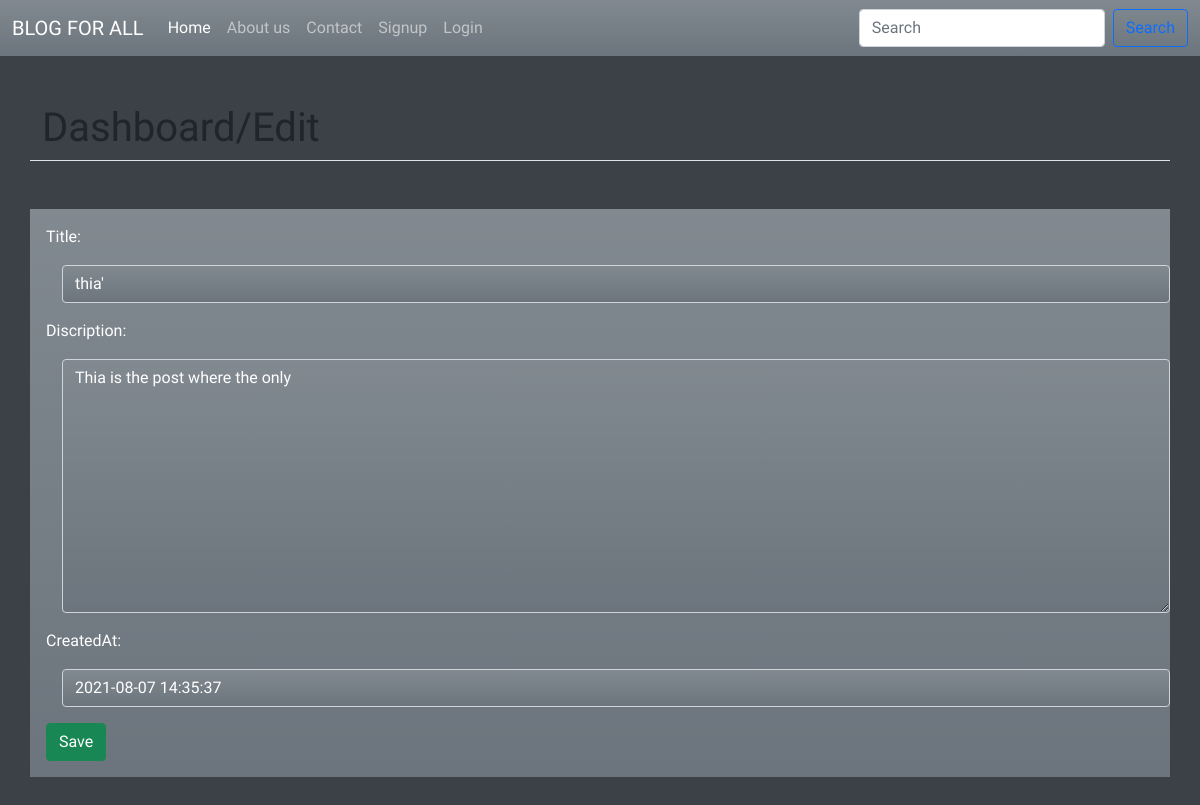
The app's page /edit/4 with its own data.
### post/models.py (models this page shows)
class User_post(models.Model):
    title       = models.CharField(max_length=100)
    discription = models.CharField(max_length=100000)
    date        = models.DateTimeField(default=datetime.now())

### post/views.py (the view)
# urls.py: path('edit/<int:id>',views.edit,name='edit'),
def edit(request,id):
    if request.method == 'POST':
        obj = User_post.objects.get(id=id)
        fm  = user_form(request.POST,instance=obj)
        if fm.is_valid():
            fm.save()
            return redirect('/dashboard/')
    else:
        obj = User_post.objects.get(id=id)
        fm  = user_form(instance=obj)
        return render(request,'post/edit.html',{'form':fm})

### post/forms.py
class user_form(forms.ModelForm):
    class Meta:
        model   =User_post
        fields=[
            'title',
            'discription',
            'date'
        ]
        labels={
            'title':'Title',
            'discription':'Discription',
            'date':'CreatedAt'
        }
        widgets={
            'title':forms.TextInput(attrs={'class':'form-control my-3 ms-3 text-white bg-gradient bg-secondary'}),
            'discription': forms.Textarea(attrs={'class':'form-control my-3 ms-3 bg-gradient text-white bg-secondary'}),
            'date':forms.DateTimeInput(attrs={'class':'form-control my-3 ms-3 bg-gradient text-white bg-secondary'})
        }

### post/templates/post/edit.html (shortened to what this page needs)
{% extends 'base.html' %}
{% block content %}
<div class="container text-dark border-bottom  my-5">
    <h1>Dashboard/Edit</h1>
</div>
<div class="container my-5 bg-secondary p-3 bg-gradient text-white">
    <div class="row">
        <div class="col">
            <form action="" method="POST">{% csrf_token %}
                <table>
                    {% for fm in form %}
                    {{fm.label_tag}} {{fm}}
                    {% endfor %}
                </table>
                <input type="submit" class="btn btn-success" value="Save">
            </form>
        </div>
    </div>
</div>
{% endblock content %}

### records on screen
User_post: form "thia'" "Thia is the post where the only" "2021-08-07 14:35:37"

### other values on screen
{{ fm.label_tag }} "Title:" "Discription:" "CreatedAt:"
